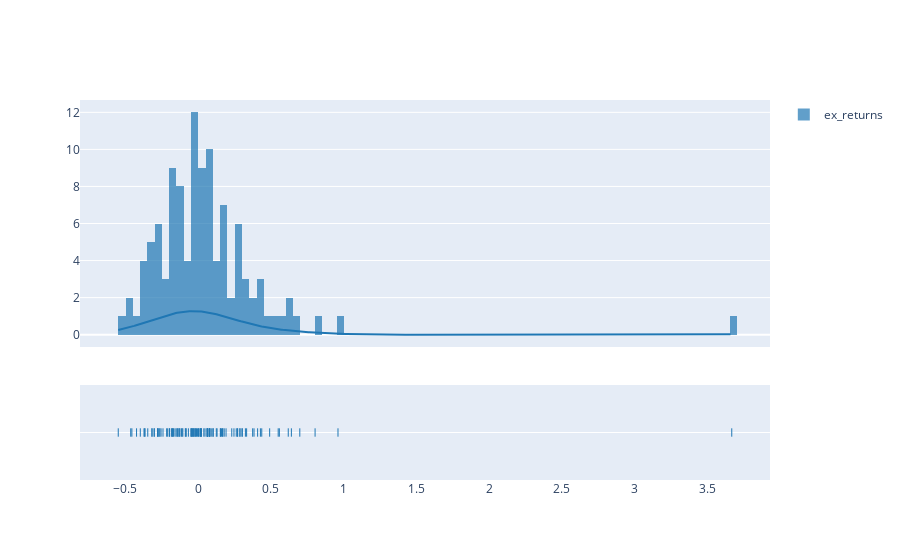

Notebook source saved alongside this figure:
### Code cell
fig = ff.create_distplot([ipos['ex_returns']], ['ex_returns'], bin_size=.05, histnorm = '')
fig.show()

### Figure 1 — Plotly figure (JSON) as saved in the notebook; plotly's stock layout.template omitted (floating-point values rounded to 4 significant figures; data arrays with more than 128 entries replaced by an {"elided": "..."} marker saying what was removed)
{"data": [{"autobinx": false, "histnorm": "", "legendgroup": "ex_returns", "marker": {"color": "rgb(31, 119, 180)"}, "name": "ex_returns", "opacity": 0.7, "type": "histogram", "x": [0.003016, -0.1776, -0.3451, 0.2878, -0.003858, 0.1617, -0.08729, -0.1425, -0.4623, -0.1042, 0.5509, 0.4288, 0.154, -0.2155, 0.3849, 0.4379, 0.07831, 0.5588, -0.3158, -0.4543, 0.0636, 0.3339, 0.2705, -0.548, -0.2748, -0.04342, -0.2538, -0.4221, -0.03175, -0.1721, -0.0661, 0.8043, -0.01827, -0.02693, -0.02693, -0.1689, 0.0132, 0.1038, -0.1955, -0.01547, 0.3018, -0.1392, 0.3257, 0.1927, 0.06224, 0.3754, -0.01026, 0.04808, -0.1584, -0.2618, 0.02303, 0.07956, -0.3167, 0.6993, 0.2319, 0.3045, -0.3647, 0.2728, 0.1309, -0.1768, -0.183, 3.667, -0.278, -0.3009, -0.3964, 0.004796, 0.168, -0.2405, 0.2884, -0.04071, -0.1309, -0.1973, 0.1039, -0.03702, -0.2085, -0.1499, 0.4923, 0.08221, 0.62, 0.03995, -0.1288, 0.9617, 0.06923, -0.114, -0.371, 0.6414, -0.08197, 0.247, 0.1708, 0.08177, -0.301, -0.1089, 0.06643, -0.08286, -0.2674, -0.1241, 0.02272, -0.04782, -0.04782, 0.1798, 0.2627, -0.3655, 0.06305, 0.01834, 0.09444, -0.2753, 0.01783, 0.1257, 0.1537, 0.4095], "xaxis": "x", "xbins": {"end": 3.667, "size": 0.05, "start": -0.548}, "yaxis": "y"}, {"legendgroup": "ex_returns", "marker": {"color": "rgb(31, 119, 180)"}, "mode": "lines", "name": "ex_returns", "showlegend": false, "type": "scatter", "x": {"elided": "500 float values"}, "xaxis": "x", "y": {"elided": "500 float values"}, "yaxis": "y"}, {"legendgroup": "ex_returns", "marker": {"color": "rgb(31, 119, 180)", "symbol": "line-ns-open"}, "mode": "markers", "name": "ex_returns", "showlegend": false, "type": "scatter", "x": [0.003016, -0.1776, -0.3451, 0.2878, -0.003858, 0.1617, -0.08729, -0.1425, -0.4623, -0.1042, 0.5509, 0.4288, 0.154, -0.2155, 0.3849, 0.4379, 0.07831, 0.5588, -0.3158, -0.4543, 0.0636, 0.3339, 0.2705, -0.548, -0.2748, -0.04342, -0.2538, -0.4221, -0.03175, -0.1721, -0.0661, 0.8043, -0.01827, -0.02693, -0.02693, -0.1689, 0.0132, 0.1038, -0.1955, -0.01547, 0.3018, -0.1392, 0.3257, 0.1927, 0.06224, 0.3754, -0.01026, 0.04808, -0.1584, -0.2618, 0.02303, 0.07956, -0.3167, 0.6993, 0.2319, 0.3045, -0.3647, 0.2728, 0.1309, -0.1768, -0.183, 3.667, -0.278, -0.3009, -0.3964, 0.004796, 0.168, -0.2405, 0.2884, -0.04071, -0.1309, -0.1973, 0.1039, -0.03702, -0.2085, -0.1499, 0.4923, 0.08221, 0.62, 0.03995, -0.1288, 0.9617, 0.06923, -0.114, -0.371, 0.6414, -0.08197, 0.247, 0.1708, 0.08177, -0.301, -0.1089, 0.06643, -0.08286, -0.2674, -0.1241, 0.02272, -0.04782, -0.04782, 0.1798, 0.2627, -0.3655, 0.06305, 0.01834, 0.09444, -0.2753, 0.01783, 0.1257, 0.1537, 0.4095], "xaxis": "x", "y": ["ex_returns", "ex_returns", "ex_returns", "ex_returns", "ex_returns", "ex_returns", "ex_returns", "ex_returns", "ex_returns", "ex_returns", "ex_returns", "ex_returns", "ex_returns", "ex_returns", "ex_returns", "ex_returns", "ex_returns", "ex_returns", "ex_returns", "ex_returns", "ex_returns", "ex_returns", "ex_returns", "ex_returns", "ex_returns", "ex_returns", "ex_returns", "ex_returns", "ex_returns", "ex_returns", "ex_returns", "ex_returns", "ex_returns", "ex_returns", "ex_returns", "ex_returns", "ex_returns", "ex_returns", "ex_returns", "ex_returns", "ex_returns", "ex_returns", "ex_returns", "ex_returns", "ex_returns", "ex_returns", "ex_returns", "ex_returns", "ex_returns", "ex_returns", "ex_returns", "ex_returns", "ex_returns", "ex_returns", "ex_returns", "ex_returns", "ex_returns", "ex_returns", "ex_returns", "ex_returns", "ex_returns", "ex_returns", "ex_returns", "ex_returns", "ex_returns", "ex_returns", "ex_returns", "ex_returns", "ex_returns", "ex_returns", "ex_returns", "ex_returns", "ex_returns", "ex_returns", "ex_returns", "ex_returns", "ex_returns", "ex_returns", "ex_returns", "ex_returns", "ex_returns", "ex_returns", "ex_returns", "ex_returns", "ex_returns", "ex_returns", "ex_returns", "ex_returns", "ex_returns", "ex_returns", "ex_returns", "ex_returns", "ex_returns", "ex_returns", "ex_returns", "ex_returns", "ex_returns", "ex_returns", "ex_returns", "ex_returns", "ex_returns", "ex_returns", "ex_returns", "ex_returns", "ex_returns", "ex_returns", "ex_returns", "ex_returns", "ex_returns", "ex_returns"], "yaxis": "y2"}], "layout": {"barmode": "overlay", "hovermode": "closest", "legend": {"traceorder": "reversed"}, "xaxis": {"anchor": "y2", "domain": [0, 1], "zeroline": false}, "yaxis": {"anchor": "free", "domain": [0.35, 1], "position": 0}, "yaxis2": {"anchor": "x", "domain": [0, 0.25], "dtick": 1, "showticklabels": false}}}
